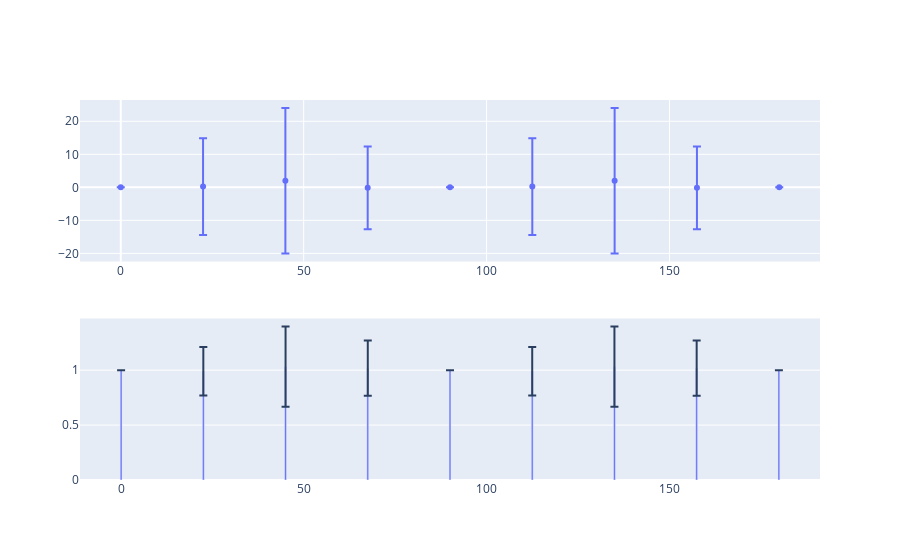

The notebook cell this image was saved under:
### Code cell
# w = ortho_base.init_weights(1,1)
v = ortho_base.ortho_conv2d(noise_rot.flatten(end_dim=1)[:, None], w, padding='valid')[...,1,1].reshape((2,9,noise_rot.shape[1]))#[...,5,None]
alpha = torch.atan2(v[1], v[0])
rho = torch.linalg.norm(v, dim=0)
alpha_diff = as_angle(alpha-alpha[0,None]-torch.Tensor(alphas)[:,None,])*180/np.pi
rho_ratio = rho/(rho[0,None]+1e-8)

print('alpha (deg):', (as_angle(alpha-alpha[0,None])*180/np.pi).mean(1).flatten())
print('alpha diff (deg):', alpha_diff.mean(1).flatten())
print('rho ratio:', rho_ratio.mean(1).flatten())
print(f'max alpha diff (deg): {abs(alpha_diff).max():.2f}, rho std: {rho.std():.4f}')

fig = make_subplots(2)
fig.add_trace(px.scatter(x=alphas*180/np.pi, y=alpha_diff.mean(1), error_y=alpha_diff.std(1)).data[0], row=1, col=1)
fig.add_trace(px.bar(x=alphas*180/np.pi, y=rho_ratio.mean(1), error_y=rho_ratio.std(1)).data[0], row=2, col=1)
fig.update_layout(height=500)
fig.update_traces(row=2, width=0.5)

### Figure 1 — Plotly figure (JSON) as saved in the notebook; plotly's stock layout.template omitted (floating-point values rounded to 4 significant figures)
{"data": [{"error_y": {"array": [0, 14.65, 22.01, 12.5, 3.228e-05, 14.65, 22.01, 12.5, 4.024e-05]}, "hovertemplate": "x=%{x}<br>y=%{y}<extra></extra>", "legendgroup": "", "marker": {"color": "#636efa", "symbol": "circle"}, "mode": "markers", "name": "", "orientation": "v", "showlegend": false, "type": "scatter", "x": [0, 22.5, 45, 67.5, 90, 112.5, 135, 157.5, 180], "xaxis": "x", "y": [0, 0.2329, 1.989, -0.1594, -4.781e-06, 0.2329, 1.989, -0.1594, 1.639e-06], "yaxis": "y"}, {"alignmentgroup": "True", "error_y": {"array": [1.957e-08, 0.2213, 0.3653, 0.2509, 4.205e-07, 0.2213, 0.3653, 0.2509, 5.495e-07]}, "hovertemplate": "x=%{x}<br>y=%{y}<extra></extra>", "legendgroup": "", "marker": {"color": "#636efa", "pattern": {"shape": ""}}, "name": "", "offsetgroup": "", "orientation": "v", "showlegend": false, "textposition": "auto", "type": "bar", "width": 0.5, "x": [0, 22.5, 45, 67.5, 90, 112.5, 135, 157.5, 180], "xaxis": "x2", "y": [1, 0.9908, 1.032, 1.019, 1, 0.9908, 1.032, 1.019, 1], "yaxis": "y2"}], "layout": {"autosize": true, "xaxis": {"anchor": "y", "autorange": true, "domain": [0, 1], "range": [-10.54, 190.5], "type": "linear"}, "xaxis2": {"anchor": "y2", "autorange": true, "domain": [0, 1], "range": [-11.25, 191.2], "type": "linear"}, "yaxis": {"anchor": "x", "autorange": true, "domain": [0.575, 1], "range": [-22.46, 26.44], "type": "linear"}, "yaxis2": {"anchor": "x2", "autorange": true, "domain": [0, 0.425], "range": [0, 1.471], "type": "linear"}}}
